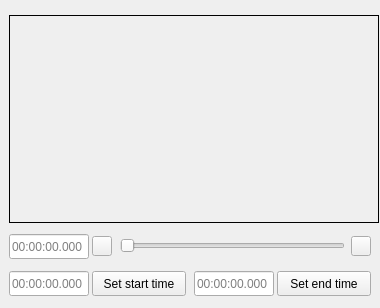
                 <widget class="QWidget" name="scrollAreaWidgetContents_4">
                  <property name="geometry">
                   <rect>
                    <x>0</x>
                    <y>0</y>
                    <width>380</width>
                    <height>308</height>
                   </rect>
                  </property>
                  <layout class="QGridLayout" name="gridLayout_35">
                   <property name="leftMargin">
                    <number>0</number>
                   </property>
                   <property name="topMargin">
                    <number>0</number>
                   </property>
                   <property name="rightMargin">
                    <number>0</number>
                   </property>
                   <property name="bottomMargin">
                    <number>0</number>
                   </property>
                   <property name="spacing">
                    <number>0</number>
                   </property>
                   <item row="0" column="0">
                    <widget class="QFrame" name="frameTab_4">
                     <property name="minimumSize">
                      <size>
                       <width>380</width>
                       <height>305</height>
                      </size>
                     </property>
                     <property name="maximumSize">
                      <size>
                       <width>3840</width>
                       <height>2160</height>
                      </size>
                     </property>
                     <property name="frameShape">
                      <enum>QFrame::Shape::NoFrame</enum>
                     </property>
                     <property name="frameShadow">
                      <enum>QFrame::Shadow::Raised</enum>
                     </property>
                     <layout class="QGridLayout" name="gridLayout_20">
                      <property name="leftMargin">
                       <number>9</number>
                      </property>
                      <property name="topMargin">
                       <number>15</number>
                      </property>
                      <property name="rightMargin">
                       <number>9</number>
                      </property>
                      <property name="bottomMargin">
                       <number>12</number>
                      </property>
                      <item row="0" column="1">
                       <layout class="QGridLayout" name="gridLayout_19">
                        <property name="horizontalSpacing">
                         <number>8</number>
                        </property>
                        <property name="verticalSpacing">
                         <number>12</number>
                        </property>
                        <item row="2" column="0">
                         <widget class="QLineEdit" name="lineEditCurTime">
                          <property name="enabled">
                           <bool>true</bool>
                          </property>
                          <property name="sizePolicy">
                           <sizepolicy hsizetype="Fixed" vsizetype="Fixed">
                            <horstretch>0</horstretch>
                            <verstretch>0</verstretch>
                           </sizepolicy>
                          </property>
                          <property name="minimumSize">
                           <size>
                            <width>80</width>
                            <height>25</height>
                           </size>
                          </property>
                          <property name="maximumSize">
                           <size>
                            <width>80</width>
                            <height>25</height>
                           </size>
                          </property>
                          <property name="toolTip">
                           <string notr="true"/>
                          </property>
                          <property name="statusTip">
                           <string notr="true"/>
                          </property>
                          <property name="whatsThis">
                           <string notr="true"/>
                          </property>
                          <property name="accessibleName">
                           <string notr="true"/>
                          </property>
                          <property name="accessibleDescription">
                           <string notr="true"/>
                          </property>
                          <property name="text">
                           <string notr="true"/>
                          </property>
                          <property name="readOnly">
                           <bool>true</bool>
                          </property>
                          <property name="placeholderText">
                           <string notr="true">00:00:00.000</string>
                          </property>
                         </widget>
                        </item>
                        <item row="2" column="1">
                         <widget class="QPushButton" name="framePrev">
                          <property name="sizePolicy">
                           <sizepolicy hsizetype="Fixed" vsizetype="Fixed">
                            <horstretch>0</horstretch>
                            <verstretch>0</verstretch>
                           </sizepolicy>
                          </property>
                          <property name="minimumSize">
                           <size>
                            <width>20</width>
                            <height>20</height>
                           </size>
                          </property>
                          <property name="maximumSize">
                           <size>
                            <width>20</width>
                            <height>20</height>
                           </size>
                          </property>
                          <property name="toolTip">
                           <string>  Prev Frame</string>
                          </property>
                          <property name="text">
                           <string/>
                          </property>
                          <property name="flat">
                           <bool>false</bool>
                          </property>
                         </widget>
                        </item>
                        <item row="1" column="0" colspan="6" alignment="Qt::AlignmentFlag::AlignHCenter|Qt::AlignmentFlag::AlignVCenter">
                         <widget class="QLabel" name="labelSplitPreview">
                          <property name="sizePolicy">
                           <sizepolicy hsizetype="Expanding" vsizetype="Expanding">
                            <horstretch>0</horstretch>
                            <verstretch>0</verstretch>
                           </sizepolicy>
                          </property>
                          <property name="minimumSize">
                           <size>
                            <width>370</width>
                            <height>208</height>
                           </size>
                          </property>
                          <property name="frameShape">
                           <enum>QFrame::Shape::Box</enum>
                          </property>
                          <property name="lineWidth">
                           <number>1</number>
                          </property>
                          <property name="text">
                           <string/>
                          </property>
                          <property name="alignment">
                           <set>Qt::AlignmentFlag::AlignCenter</set>
                          </property>
                         </widget>
                        </item>
                        <item row="2" column="2" colspan="3" alignment="Qt::AlignmentFlag::AlignHCenter">
                         <widget class="QSlider" name="sliderTimeline">
                          <property name="sizePolicy">
                           <sizepolicy hsizetype="Fixed" vsizetype="Fixed">
                            <horstretch>0</horstretch>
                            <verstretch>0</verstretch>
                           </sizepolicy>
                          </property>
                          <property name="minimumSize">
                           <size>
                            <width>225</width>
                            <height>0</height>
                           </size>
                          </property>
                          <property name="maximumSize">
                           <size>
                            <width>225</width>
                            <height>20</height>
                           </size>
                          </property>
                          <property name="baseSize">
                           <size>
                            <width>225</width>
                            <height>0</height>
                           </size>
                          </property>
                          <property name="maximum">
                           <number>0</number>
                          </property>
                          <property name="orientation">
                           <enum>Qt::Orientation::Horizontal</enum>
                          </property>
                          <property name="tickPosition">
                           <enum>QSlider::TickPosition::NoTicks</enum>
                          </property>
                          <property name="tickInterval">
                           <number>5</number>
                          </property>
                         </widget>
                        </item>
                        <item row="2" column="5" alignment="Qt::AlignmentFlag::AlignVCenter">
                         <widget class="QPushButton" name="frameNext">
                          <property name="sizePolicy">
                           <sizepolicy hsizetype="Fixed" vsizetype="Fixed">
                            <horstretch>0</horstretch>
                            <verstretch>0</verstretch>
                           </sizepolicy>
                          </property>
                          <property name="minimumSize">
                           <size>
                            <width>20</width>
                            <height>20</height>
                           </size>
                          </property>
                          <property name="maximumSize">
                           <size>
                            <width>20</width>
                            <height>20</height>
                           </size>
                          </property>
                          <property name="toolTip">
                           <string>Next Frame  </string>
                          </property>
                          <property name="text">
                           <string/>
                          </property>
                          <property name="flat">
                           <bool>false</bool>
                          </property>
                         </widget>
                        </item>
                        <item row="5" column="0">
                         <widget class="QLineEdit" name="lineEditStartTime">
                          <property name="enabled">
                           <bool>true</bool>
                          </property>
                          <property name="sizePolicy">
                           <sizepolicy hsizetype="Fixed" vsizetype="Fixed">
                            <horstretch>0</horstretch>
                            <verstretch>0</verstretch>
                           </sizepolicy>
                          </property>
                          <property name="minimumSize">
                           <size>
                            <width>80</width>
                            <height>25</height>
                           </size>
                          </property>
                          <property name="maximumSize">
                           <size>
                            <width>80</width>
                            <height>25</height>
                           </size>
                          </property>
                          <property name="text">
                           <string notr="true"/>
                          </property>
                          <property name="readOnly">
                           <bool>true</bool>
                          </property>
                          <property name="placeholderText">
                           <string notr="true">00:00:00.000</string>
                          </property>
                         </widget>
                        </item>
                        <item row="5" column="3">
                         <widget class="QLineEdit" name="lineEditEndTime">
                          <property name="enabled">
                           <bool>true</bool>
                          </property>
                          <property name="sizePolicy">
                           <sizepolicy hsizetype="Fixed" vsizetype="Fixed">
                            <horstretch>0</horstretch>
                            <verstretch>0</verstretch>
                           </sizepolicy>
                          </property>
                          <property name="minimumSize">
                           <size>
                            <width>80</width>
                            <height>25</height>
                           </size>
                          </property>
                          <property name="maximumSize">
                           <size>
                            <width>80</width>
                            <height>25</height>
                           </size>
                          </property>
                          <property name="text">
                           <string notr="true"/>
                          </property>
                          <property name="readOnly">
                           <bool>true</bool>
                          </property>
                          <property name="placeholderText">
                           <string notr="true">00:00:00.000</string>
                          </property>
                         </widget>
                        </item>
                        <item row="5" column="1" colspan="2">
                         <widget class="QPushButton" name="setStartTime">
                          <property name="sizePolicy">
                           <sizepolicy hsizetype="Fixed" vsizetype="Fixed">
                            <horstretch>0</horstretch>
                            <verstretch>0</verstretch>
                           </sizepolicy>
                          </property>
                          <property name="minimumSize">
                           <size>
                            <width>94</width>
                            <height>25</height>
                           </size>
                          </property>
                          <property name="maximumSize">
                           <size>
                            <width>94</width>
                            <height>25</height>
                           </size>
                          </property>
                          <property name="text">
                           <string>Set start time</string>
                          </property>
                          <property name="flat">
                           <bool>false</bool>
                          </property>
                         </widget>
                        </item>
                        <item row="5" column="4" colspan="2">
                         <widget class="QPushButton" name="setEndTime">
                          <property name="sizePolicy">
                           <sizepolicy hsizetype="Fixed" vsizetype="Fixed">
                            <horstretch>0</horstretch>
                            <verstretch>0</verstretch>
                           </sizepolicy>
                          </property>
                          <property name="minimumSize">
                           <size>
                            <width>94</width>
                            <height>25</height>
                           </size>
                          </property>
                          <property name="maximumSize">
                           <size>
                            <width>94</width>
                            <height>25</height>
                           </size>
                          </property>
                          <property name="text">
                           <string>Set end time</string>
                          </property>
                          <property name="flat">
                           <bool>false</bool>
                          </property>
                         </widget>
                        </item>
                       </layout>
                      </item>
                      <item row="0" column="0">
                       <spacer name="horizontalSpacer_3">
                        <property name="orientation">
                         <enum>Qt::Orientation::Horizontal</enum>
                        </property>
                        <property name="sizeHint" stdset="0">
                         <size>
                          <width>40</width>
                          <height>20</height>
                         </size>
                        </property>
                       </spacer>
                      </item>
                      <item row="0" column="2">
                       <spacer name="horizontalSpacer_20">
                        <property name="orientation">
                         <enum>Qt::Orientation::Horizontal</enum>
                        </property>
                        <property name="sizeHint" stdset="0">
                         <size>
                          <width>40</width>
                          <height>20</height>
                         </size>
                        </property>
                       </spacer>
                      </item>
                      <item row="1" column="1">
                       <spacer name="verticalSpacer_4">
                        <property name="orientation">
                         <enum>Qt::Orientation::Vertical</enum>
                        </property>
                        <property name="sizeType">
                         <enum>QSizePolicy::Policy::Expanding</enum>
                        </property>
                        <property name="sizeHint" stdset="0">
                         <size>
                          <width>20</width>
                          <height>40</height>
                         </size>
                        </property>
                       </spacer>
                      </item>
                     </layout>
                    </widget>
                   </item>
                  </layout>
                 </widget>
